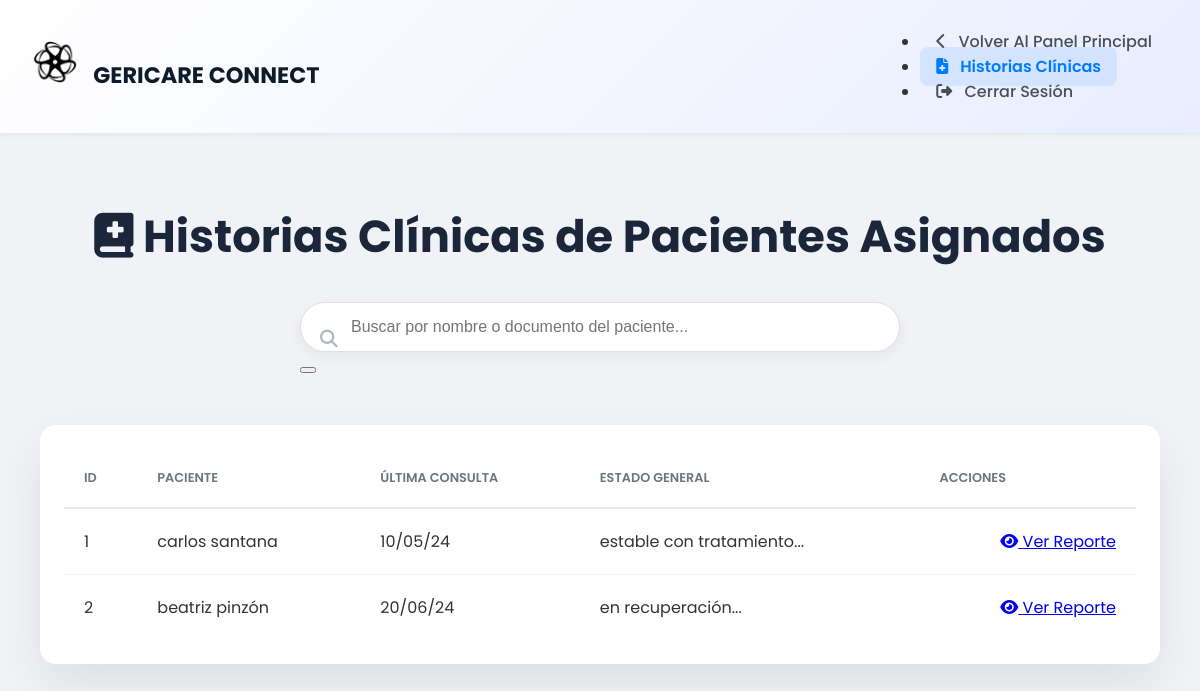
The page /views/cuidador/html_cuidador/historia_clinica.php (signed in) on the database its author committed.
### tables this page shows
create table tb_historia_clinica (
    id_historia_clinica int primary key auto_increment,
    id_paciente int not null,
    id_usuario_administrador int null,
    estado_salud text null,
    condiciones text null,
    antecedentes_medicos text null,
    alergias text null,
    dietas_especiales text null,
    fecha_ultima_consulta date null,
    observaciones text null,
    estado enum('Activo','Inactivo') default 'Activo'
);

### models/clases/historia_clinica.php (called while the page is built, shortened)
<?php
require_once __DIR__ . '/../data_base/database.php';
class HistoriaClinica {
    private $conn;
    public function __construct() {
        global $conn;
        $this->conn = $conn;
    }
    public function consultarHistoriasPorCuidador($id_cuidador, $busqueda = null) {
        try {
            $stmt = $this->conn->prepare("CALL consultar_historias_cuidador(?, ?)");
            $stmt->execute([$id_cuidador, $busqueda]);
            return $stmt->fetchAll(PDO::FETCH_ASSOC);
        } catch (Exception $e) {
            error_log("Error en consultarHistoriasPorCuidador: " . $e->getMessage());
            return [];
        }
    }
}
?>

### views/cuidador/html_cuidador/historia_clinica.php (the view, shortened to what this page needs)
<?php
require_once __DIR__ . '/../../../models/clases/historia_clinica.php';
$modelo = new HistoriaClinica();
$busqueda = $_GET['busqueda'] ?? '';
$historias = $modelo->consultarHistoriasPorCuidador($_SESSION['id_usuario'], $busqueda);
?>
<!DOCTYPE html>
<html lang="es">
<head>
    <link rel="stylesheet" href="https://cdnjs.cloudflare.com/ajax/libs/font-awesome/6.2.0/css/all.min.css">
    <link rel="stylesheet" href="../../admin/css_admin/historia_clinica_lista.css">
</head>
<body>
    <header class="admin-header">
        <div class="logo-container">
            <img src="../../imagenes/Geri_Logo-..png" alt="Logo" class="logo" onclick="window.location.href='cuidadores_panel_principal.php'">
            <span class="app-name">GERICARE CONNECT</span>
        </div>
        <nav>
            <ul>
                <li><a href="cuidadores_panel_principal.php"><i class="fas fa-chevron-left"></i> Volver Al Panel Principal</a></li>
                <li><a href="historia_clinica.php" class="active"><i class="fas fa-file-medical"></i> Historias Clínicas</a></li>
                <li><a href="../../../controllers/cuidador/logout.php"><i class="fas fa-sign-out-alt"></i> Cerrar Sesión</a></li>
            </ul>
        </nav>
    </header>
    <main class="admin-content">
        <div class="historias-container">
            <h1><i class="fas fa-book-medical"></i> Historias Clínicas de Pacientes Asignados</h1>
            <div class="search-container">
                <form method="GET" action="historia_clinica.php">
                    <input type="search" name="busqueda" placeholder="Buscar por nombre o documento del paciente..." value="<?= htmlspecialchars($busqueda) ?>">
                    <button type="submit"><i class="fas fa-search"></i></button>
                </form>
            </div>
            <div class="table-container">
                <table>
                    <thead>
                        <tr>
                            <th>ID</th>
                            <th>Paciente</th>
                            <th>Última Consulta</th>
                            <th>Estado General</th>
                            <th>Acciones</th>
                        </tr>
                    </thead>
                    <tbody>
                        <?php if (empty($historias)): ?>
                            <tr><td colspan="5">No se encontraron historias clínicas para tus pacientes asignados.</td></tr>
                        <?php else: ?>
                            <?php foreach ($historias as $historia): ?>
                                <tr>
                                    <td><?= htmlspecialchars($historia['id_historia_clinica']) ?></td>
                                    <td><?= htmlspecialchars($historia['paciente_nombre_completo']) ?></td>
                                    <td><?= htmlspecialchars($historia['fecha_formateada']) ?></td>
                                    <td><?= htmlspecialchars(substr($historia['estado_salud'], 0, 50)) . '...' ?></td>
                                    <td class="actions">
                                        <a href="../../admin/html_admin/reporte_hc_completo.php?id=<?= $historia['id_historia_clinica'] ?>" class="btn-action btn-info" title="Ver Reporte Completo">
                                            <i class="fas fa-eye"></i> Ver Reporte
                                        </a>
                                    </td>
                                </tr>
                            <?php endforeach; ?>
                        <?php endif; ?>
                    </tbody>
                </table>
            </div>
        </div>
    </main>
</body>
</html>

### views/admin/css_admin/historia_clinica_lista.css (style rules this page uses)
body { font-family: 'Poppins', sans-serif; background-color: #f0f2f5; color: #333; margin: 0; }
.admin-header { background: linear-gradient(-45deg, #ffffff, #f4f6f9, #e0e7ff, #ffffff); background-size: 400% 400%; animation: animated-gradient 15s ease infinite; box-shadow: 0 2px 5px rgba(0, 0, 0, 0.05); padding: 0.8rem 2rem; display: flex; justify-content: space-between; align-items: center; }
.logo { width: 45px; height: auto; cursor: pointer; margin-right: 12px; transition: transform 0.5s cubic-bezier(0.68, -0.55, 0.27, 1.55); }
.app-name { font-size: 1.4rem; font-weight: 700; color: #0d1b2a; }
nav ul li a { text-decoration: none; color: #495057; font-weight: 500; padding: 0.5rem 1rem; border-radius: 8px; transition: all 0.3s ease; }
nav ul li a.active { color: #007bff; background-color: rgba(0, 123, 255, 0.1); font-weight: 600; }
nav ul li a i { margin-right: 0.5rem; }
.admin-content { padding: 2.5rem; }
.historias-container { max-width: 1200px; margin: 0 auto; }
.historias-container h1 { font-size: 2.8rem; font-weight: 700; color: #1b263b; margin-bottom: 2rem; text-align: center; }
.search-container { position: relative; max-width: 600px; margin: 0 auto 3rem auto; }
.search-container input { width: 100%; height: 50px; padding: 12px 20px 12px 50px; border: 1px solid #e0e0e0; border-radius: 50px; font-size: 1rem; outline: none; transition: all 0.3s ease; box-shadow: 0 5px 15px rgba(0,0,0,0.05); }
.search-container .fa-search { position: absolute; left: 20px; top: 50%; transform: translateY(-50%); color: #adb5bd; font-size: 1.1rem; }
.table-container { background-color: #ffffff; border-radius: 1rem; padding: 1.5rem; box-shadow: 0 20px 50px rgba(0, 0, 0, 0.08); }
table { width: 100%; border-collapse: collapse; }
table th, table td { padding: 1.25rem; text-align: left; border-bottom: 1px solid #f1f3f5; }
table thead th { color: #6c757d; font-weight: 600; text-transform: uppercase; font-size: 0.8rem; border-bottom: 2px solid #e9ecef; }
table tbody tr:last-child td { border-bottom: none; }
td.actions { text-align: right; }

### rows shown on the page
tb_historia_clinica: id_historia_clinica "1", paciente_nombre_completo "carlos santana", fecha_formateada "10/05/24", estado_salud "estable con tratamiento"
tb_historia_clinica: id_historia_clinica "2", paciente_nombre_completo "beatriz pinzón", fecha_formateada "20/06/24", estado_salud "en recuperación"
